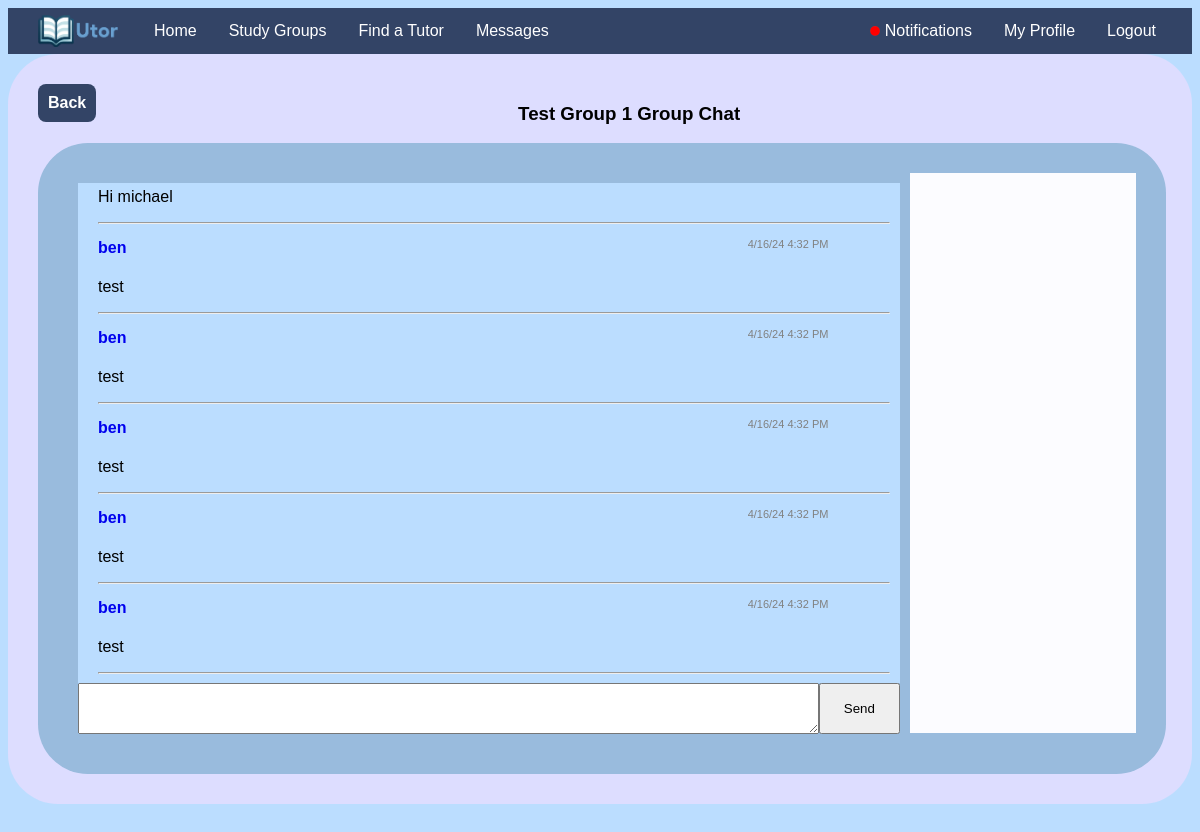
Screenshot of /groups/view_group/1/group_chat/ (signed in) with the database file from the repository.
### main/models.py (models this page shows, shortened)
class StudyGroup(models.Model):
    owner = models.ForeignKey(User, on_delete=models.CASCADE, related_name="owned_studygroups")
    university = models.ForeignKey(University, on_delete=models.CASCADE)
    user_list = models.ManyToManyField(User)
    requests = models.ManyToManyField(User, related_name="requests_set")
    invitations = models.ManyToManyField(User, related_name="invitations_set")
    name = models.CharField(max_length=100)
    subject = models.CharField(max_length=100)
    description = models.TextField(null=True, blank=True)
    course = models.CharField(max_length=10, null=True, blank=True)

class GroupChat(models.Model):
    sender = models.ForeignKey(User, on_delete=models.CASCADE)
    group = models.ForeignKey(StudyGroup, on_delete=models.CASCADE)
    time = models.DateTimeField(auto_now_add=True)
    message = models.TextField()

class User(AbstractUser):
    tutor_subjects = models.TextField(null=True)
    student_subjects = models.TextField(null=True)
    university = models.ForeignKey(University, on_delete=models.PROTECT, null=True, blank=True)
    bio = models.TextField(default="This user hasn't set their bio")
    is_verified = models.BooleanField(default=False)
    email_key = models.CharField(max_length=50, unique=True)
    tutoring_enabled = models.BooleanField(default=False)
    tutoring_pay = models.DecimalField(null=True, decimal_places=2, max_digits=4, default=0.00)
    average_rating = models.DecimalField(null=True, decimal_places=2, max_digits=3, default=0.00)
    zip_code = models.IntegerField(null=True, default=28607)
    def has_notifications(self):
        return bool(Notification.objects.filter(user=self))
    def num_notifications(self):
        return len(Notification.objects.filter(user=self))

### main/misc_utils.py (the view)
    def wrapper(request, *args, **kwargs):
        if not request.user.is_authenticated:
            return redirect("login")
        return target(request, *args, **kwargs)

### main/misc_utils.py (called while the page is built)
def ensure_authenticated(target):
    def wrapper(request, *args, **kwargs):
        if not request.user.is_authenticated:
            return redirect("login")
        return target(request, *args, **kwargs)
    return wrapper

### main/views.py (called while the page is built)
@ensure_authenticated
def group_chat(request, group_id):
    group = get_object_or_404(StudyGroup, pk=group_id)
    if group.user_list.contains(request.user):
        return render(request, "group_chat.html", context={"group": group})
    return redirect(reverse("view_group", kwargs={"group_id": group_id}))

### main/templates/group_chat.html (shortened to what this page needs)
{% extends "base.html" %}
{% load static %}
{% block content %}
<div class="outer">
  <div class="maindiv">
    <div class="center">
      <a style="float: left;" class="anchorbutton" href="{% url 'view_group' group.id %}">Back</a>
      <h3 style="text-align: center;">{{ group.name }} Group Chat</h3>
    </div>
    <div class="sidebyside" style="background: #9BD; width: 95%;">
      <div class="groupchatouter" style="width: 80%;">
        <div class="groupchatbox" id="groupchatbox">
          {% for chat in group.groupchat_set.all %}
            <div class="chatbox">
              <div class="flexrow center">
                <div style="width: 82%;">
                  <h4 class="nomargin" style="width: 80%;"><a href="{% url 'profile' chat.sender.username %}" class="userlink">{{ chat.sender.username }}</a></h4>
                </div>
                <div style="text-align: right; font-size: 11px; color: gray; margin-right: 10px; margin-top: 4px;">{{ chat.time|date:"n/j/y g:i" }}&nbsp;{{ chat.time|date:"A" }}</div>
              </div>
              <p>{{ chat.message }}</p>
              <hr/>
            </div>
          {% endfor %}
        </div>
        <div class="flexrow">
          <textarea type="text" id="chatinput" rows="3" style="width: 90%;"></textarea><button style="width: 10%;" onclick="sendMessage();">Send</button>
        </div>
      </div>
      <div class="chatusersdisplay" style="width: 20%;" id="chatusersdisplay">
      </div>
    </div>
  </div>
</div>
{% endblock %}

### main/static/main/style.css (style rules this page uses)
body { background: #BDF; font-family: Tahoma, sans-serif; }
.outer { width: 100%; display: flex; }
.center { width: 100%; display: block; }
.maindiv { width: 100%; display: flex; flex-direction: column; margin: auto; background: #DDF; border-radius: 50px; padding: 30px; }
.sidebyside { width: 100%; display: flex; flex-direction: row; margin: auto; background: #BBD; border-radius: 50px; padding: 30px; }
.flexrow { display: flex; flex-direction: row; }
textarea { resize: vertical; }
.anchorbutton { text-decoration: none; font-weight: bold; color: white; padding: 10px; border-radius: 8px; background: #346; }
.userlink { text-decoration: none; }
.groupchatbox { height: 500px; overflow-y: scroll; background: #ACE; }
.chatbox { background: #BDF; padding: 10px; padding-top: 1px; padding-bottom: 1px; padding-left: 20px; }
.chatbox p { padding-right: 25px; }
.groupchatouter { padding: 10px; }
.chatusersdisplay { height: 540px; overflow-y: scroll; background: #FCFCFF; padding: 10px; display: flex; flex-direction: column; }
#chatinput { min-height: 30px; max-height: 100px; }
h4.nomargin { margin-top: 5px; margin-bottom: 5px; }

### rows the page displays
StudyGroup: name "Test Group 1"
GroupChat: message "Hi michael"
GroupChat: sender.username "ben", time "4/16/24 4:32", time "PM", message "test"
GroupChat: sender.username "ben", time "4/16/24 4:32", time "PM", message "test"
GroupChat: sender.username "ben", time "4/16/24 4:32", time "PM", message "test"
GroupChat: sender.username "ben", time "4/16/24 4:32", time "PM", message "test"
GroupChat: sender.username "ben", time "4/16/24 4:32", time "PM", message "test"
